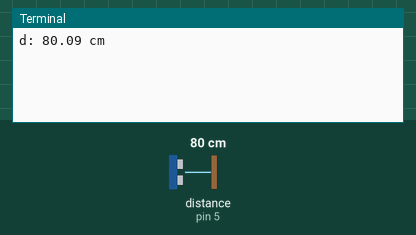
This program was run on a simulated Raspberry Pi (header pin numbers). Parts: the last lines printed to the terminal. The inputs (shaded band) are chosen by the test bench; at power-on: distance to the obstacle (sensor on pin 5) 80 cm. The echo pulse lasts 58.3 µs per cm; no MQTT or app messages arrive unless stated; the clock reads 2024-03-15 10:24:30 at power-on unless the program sets it.

Above: at 1.2 s.
1.3 s: distance to the obstacle (sensor on pin 5) set to 2 cm
At 1.3 s:
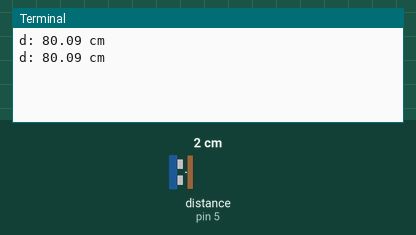
2.8 s: distance to the obstacle (sensor on pin 5) set to 4 cm
At 4.0 s:
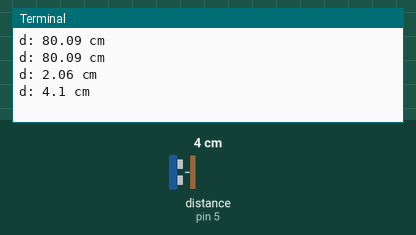
Timing chart, 0 to 5.8 s (numbered marks = the images above; inputs shaded):
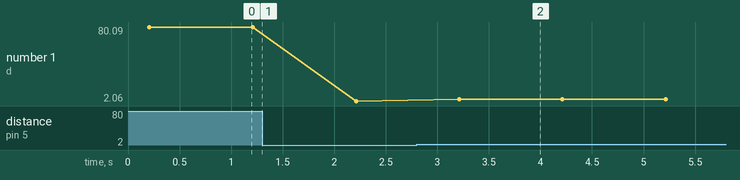

Measured:
- after the input at 2.8 s, the terminal: prints a new line after 0.41 s (image 2)
- plotted number 1: 80.09 → 2.06 after the input at 1.3 s, 2.06 → 4.1 after the input at 2.8 s

The program:

uvdata2server.py
```python
import paho.mqtt.publish as pb
from sys import stdout
from time import sleep
import requests
import RPi.GPIO as io
import time


io.setwarnings(False)

io.setmode(io.BOARD)

TRIG=3
ECHO=5

io.setup(TRIG,io.OUT)
io.setup(ECHO,io.IN)

i=0
def ultra():

        io.output(TRIG,False)
        sleep(0.2)

        io.output(TRIG,True)
        sleep(0.00001)

        io.output(TRIG,False)


        while io.input(ECHO)==0:
            pulse_start=time.time()


        while io.input(ECHO)==1:
            pulse_end=time.time()

        t=pulse_end-pulse_start

        d= t * 17150

        d= round(d, 2)

        print "d:",d,"cm"
        sleep(0.5)
        return str(d)

while True:
    c=ultra()


    pb.single("range",payload=str(c)+"cm",hostname="broker.shiftr.io",auth={'password':'8f9a04eeb2f2e524','username':'6391212a'})
    sleep(.1)
```
